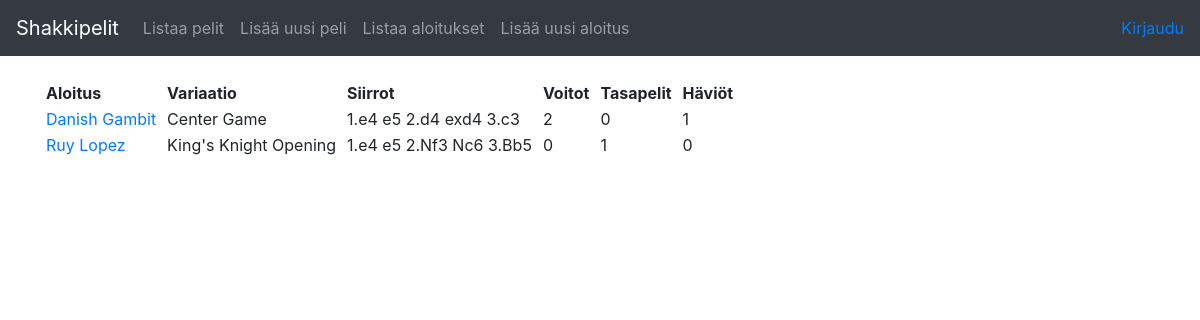
The app's page /openings with its own data.
### app/openings/models.py (models this page shows, shortened)
class Opening(db.Model):
    id = db.Column(db.Integer, primary_key=True)
    name = db.Column(db.String(144), nullable=False)
    main_variation = db.Column(db.String(144), nullable=False)
    moves = db.Column(db.String(144), nullable=False)
    @staticmethod
    def find_games_with_win_rates():
        stmt = text("select * from opening op"
            " join (select o.name as name, count(case g.result when 1 then 1 else null end) as wins, count(case g.result when 0 then 1 else null end) as loss, count(case g.result when -1 then 1 else null end) as draw"
            " from game g join opening o on g.opening=o.name group by o.name)"
            " ap on op.name=ap.name;")
        res = db.engine.execute(stmt)
        response = []
        for row in res:
            response.append(row)
        return response

### app/openings/views.py (the view)
@app.route("/openings", methods=["GET"])
def openings_index():
    return render_template("games/listopenings.html", openings = Opening.find_games_with_win_rates())

### app/templates/games/listopenings.html (shortened to what this page needs)
{% extends "layout.html" %}
{% block body %}
  <table>
    <tr>
      <th style="padding-right: 10px;">Aloitus</th>
      <th style="padding-right: 10px;">Variaatio</th>
      <th style="padding-right: 10px;">Siirrot</th>
      <th style="padding-right: 10px;">Voitot</th>
      <th style="padding-right: 10px;">Tasapelit</th>
      <th style="padding-right: 10px;">Häviöt</th>
      <th></th>
    </tr>
    {% for opening in openings %}
    <tr>
      <td style="padding-right: 10px;"><a href="{{ url_for('openings_games', name=opening.name) }}">{{ opening.name }}</a></td>
      <td style="padding-right: 10px;">{{ opening.main_variation }}</td>
      <td style="padding-right: 10px;">{{ opening.moves }}</td>
      <td style="padding-right: 10px;">{{ opening.wins }}</td>
      <td style="padding-right: 10px;">{{ opening.draw }}</td>
      <td style="padding-right: 10px;">{{ opening.loss }}</td>
    </tr>
    {% endfor %}
  </table>
{% endblock %}

### records on screen
Opening: name "Danish Gambit", main_variation "Center Game", moves "1.e4 e5 2.d4 exd4 3.c3", wins "2", draw "0", loss "1"
Opening: name "Ruy Lopez", main_variation "King's Knight Opening", moves "1.e4 e5 2.Nf3 Nc6 3.Bb5", wins "0", draw "1", loss "0"
